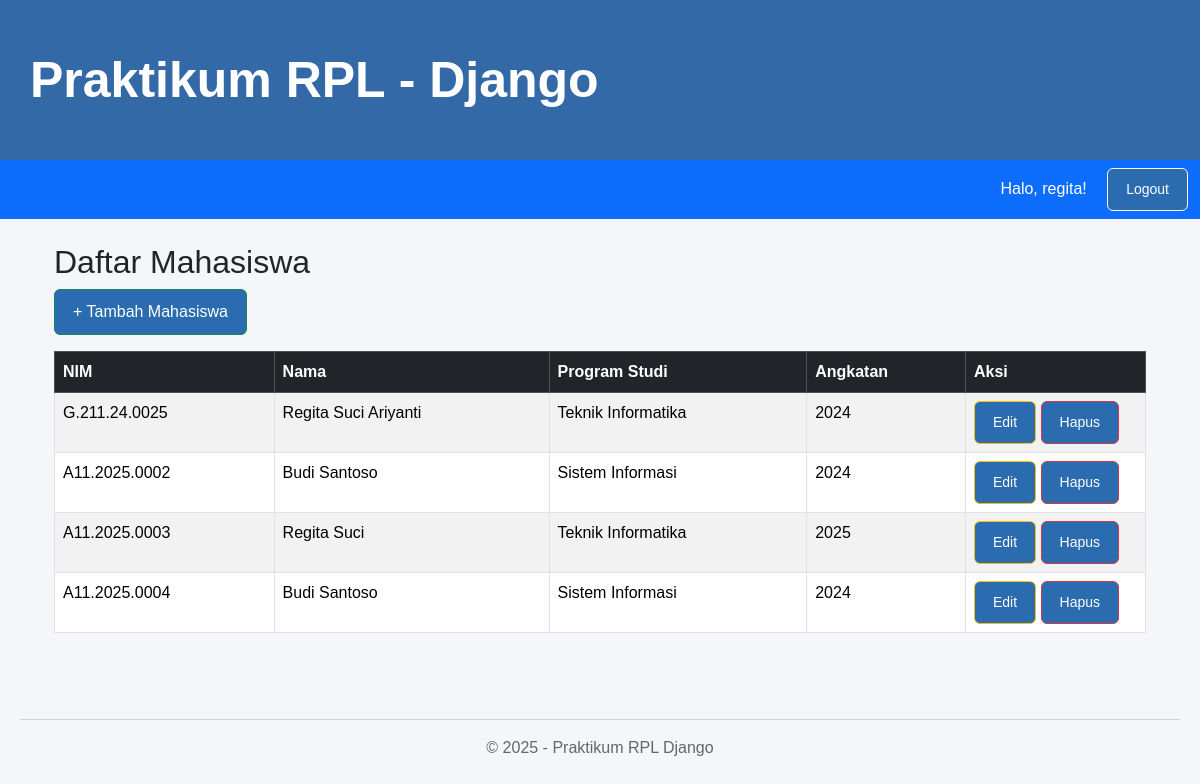
Before: /mahasiswa/daftar/ (signed in) with the older database file.
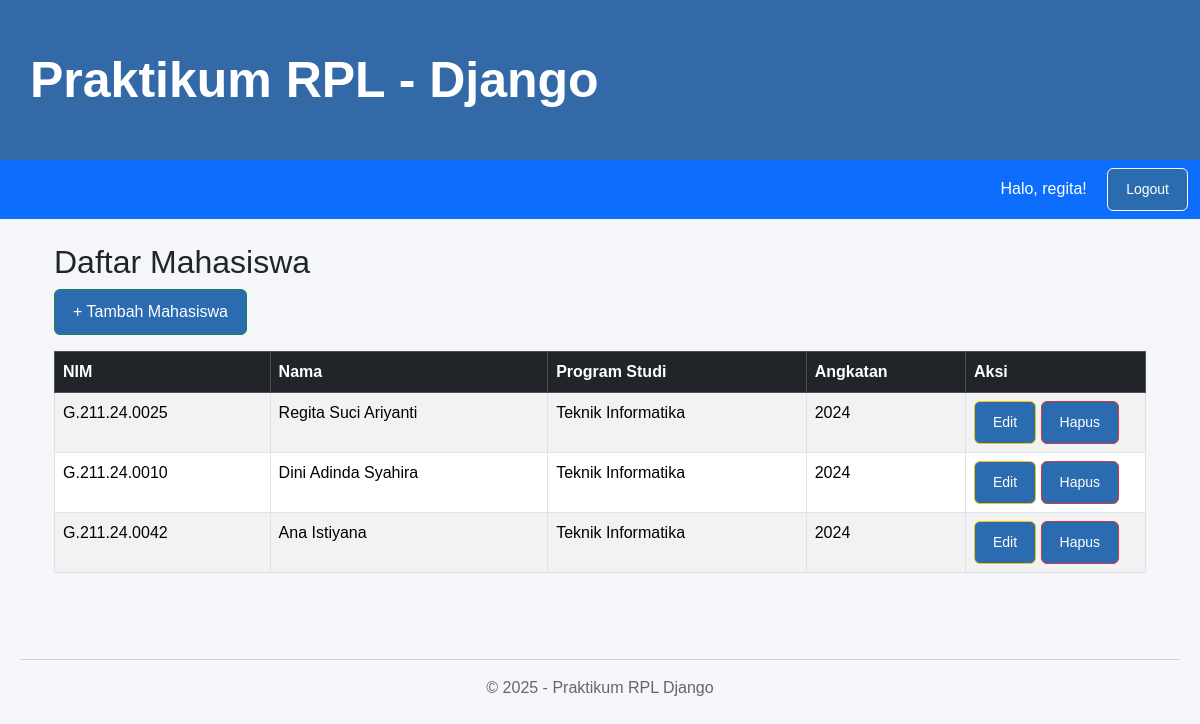
After: the same page with the newer database file.
### mahasiswa/models.py (models this page shows, shortened)
class Mahasiswa(models.Model):
    nim = models.CharField(max_length=15, unique=True)
    nama = models.CharField(max_length=100)
    programstudi = models.CharField(max_length=50)
    angkatan = models.IntegerField()

### mahasiswa/views.py (the view)
@login_required(login_url='/accounts/login/')
def daftar_mahasiswa(request):
    mahasiswas = Mahasiswa.objects.all()
    return render(request, 'mahasiswa/daftar.html', {'mahasiswas': mahasiswas})

### mahasiswa/templates/mahasiswa/daftar.html
{% extends 'mahasiswa/base.html' %}
{% block content %}
<div class="container mt-4">
    <h2>Daftar Mahasiswa</h2>
    <a href="{% url 'tambah_mahasiswa' %}" class="btn btn-success mb-3">
        + Tambah Mahasiswa
    </a>
    <table class="table table-bordered table-striped table-hover">
        <thead class="table-dark">
            <tr>
                <th>NIM</th>
                <th>Nama</th>
                <th>Program Studi</th>
                <th>Angkatan</th>
                <th width="180">Aksi</th>
            </tr>
        </thead>
        <tbody>
        {% for mhs in mahasiswas %}
            <tr>
                <td>{{ mhs.nim }}</td>
                <td>{{ mhs.nama }}</td>
                <td>{{ mhs.programstudi }}</td>
                <td>{{ mhs.angkatan }}</td>
                <td>
                    <a href="{% url 'edit_mahasiswa' mhs.id %}"
                       class="btn btn-warning btn-sm">
                        Edit
                    </a>
                    <a href="{% url 'hapus_mahasiswa' mhs.id %}"
                       class="btn btn-danger btn-sm"
                       onclick="return confirm('Yakin ingin menghapus data?')">
                        Hapus
                    </a>
                </td>
            </tr>
        {% empty %}
            <tr>
                <td colspan="5" class="text-center">
                    Belum ada data mahasiswa
                </td>
            </tr>
        {% endfor %}
        </tbody>
    </table>
</div>
{% endblock %}

### mahasiswa/templates/mahasiswa/base.html (shortened to what this page needs)
{% load static %}
<!DOCTYPE html>
<html lang="id">
<head>
    <link href="https://cdn.jsdelivr.net/npm/bootstrap@5.3.3/dist/css/bootstrap.min.css" rel="stylesheet">
    <link rel="stylesheet" href="{% static 'mahasiswa/css/style.css' %}">
</head>
<body>
    <header>
        <h1>Praktikum RPL - Django</h1>
    </header>
    <nav class="navbar navbar-expand-lg navbar-custom">
        <div class="container-fluid">
            <div class="ms-auto">
                {% if request.user.is_authenticated %}
                <span class="me-3">
                    Halo, {{ request.user.username }}!
                </span>
                <a href="{% url 'logout' %}" class="btn btn-light btn-sm">
                    Logout
                </a>
                {% else %}
                <a href="{% url 'login' %}" class="btn btn-light btn-sm">
                    Login
                </a>
                {% endif %}
            </div>
        </div>
    </nav>
    <main class="container mt-4">
        {% block content %}
        {% endblock %}
    </main>
    <footer>
        <hr>
        <p>&copy; 2025 - Praktikum RPL Django</p>
    </footer>
</body>
</html>

### mahasiswa/static/mahasiswa/css/style.css (style rules this page uses)
body { font-family: Arial, sans-serif; margin:0; padding:0; background:#f7f7f7; }
header { background:#2b6cb0; color:white; padding:12px 20px; }
.btn { display:inline-block; padding:10px 18px; background:#2b6cb0; color:white; text-decoration:none; border-radius:6px; }

### mahasiswa/templates/mahasiswa/base.html (style rules this page uses)
body { background-color: #f4f6f9; }
header { background-color: #3469a8; color: white; padding: 50px 30px; }
header h1 { font-size: 50px; font-weight: bold; margin: 0; }
.navbar-custom { background-color: #0d6efd; }
.navbar-custom .navbar-brand, .navbar-custom .nav-link, .navbar-custom span { color: white !important; }
footer { margin-top: 50px; padding: 20px; text-align: center; color: #666; }

Changed rows visible on the page:
removed Mahasiswa: nim "A11.2025.0002", nama "Budi Santoso", programstudi "Sistem Informasi", angkatan "2024"
removed Mahasiswa: nim "A11.2025.0004", nama "Budi Santoso", programstudi "Sistem Informasi", angkatan "2024"
changed Mahasiswa: nim "A11.2025.0003" → "G.211.24.0010"; nama "Regita Suci" → "Dini Adinda Syahira"; angkatan "2025" → "2024"
added Mahasiswa: nim "G.211.24.0042", nama "Ana Istiyana", programstudi "Teknik Informatika", angkatan "2024"
